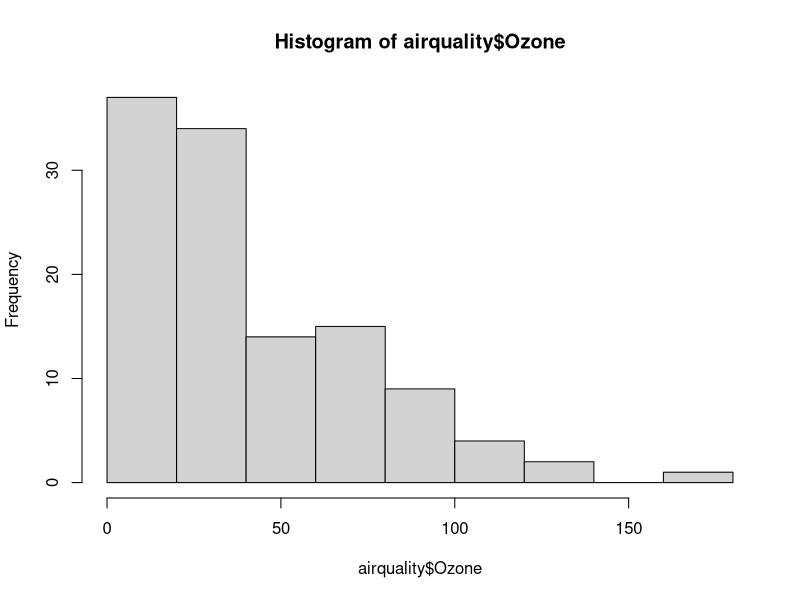
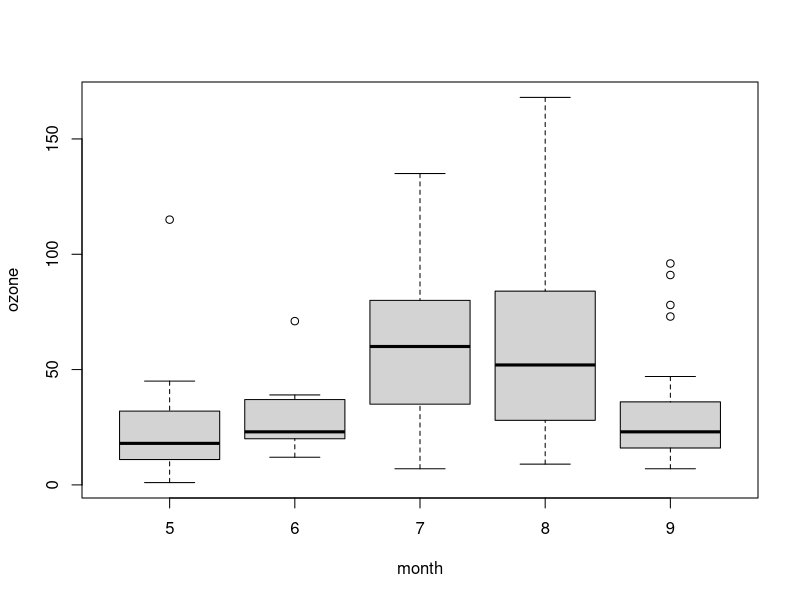
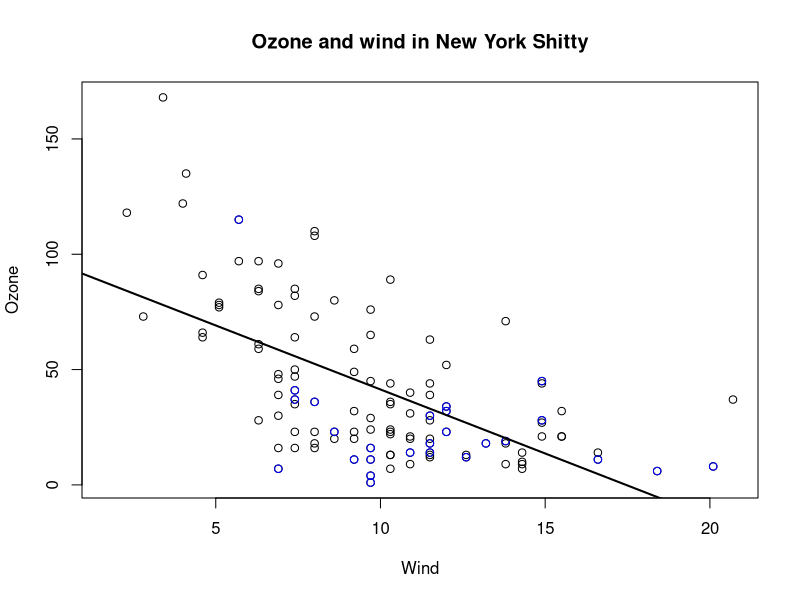

Here is the R script that generated these plots, in order:
# ***********************Base plots***********************
# plot() and hist() basically initialize the graph system
library(datasets)
hist(airquality$Ozone)
# boxplot() helps to make boxplots
airquality <- transform(airquality, Month = factor(Month))
boxplot(Ozone ~ Month, airquality, xlab = "month", ylab = "ozone")

# par() function specifies global graphics parameters
# Some important base graphics parameters
# + pch: plotting symbol
# + lty: Line type
# + lwd: Line width
# + col: plotting color
# + xlab: x-axis
# + ylab: y-axis
# + las: orientations of axis
# + bg: background color
# + mar: margin
# + oma: outer margin
# + mfrow: no. of plots per row,col (filled row wise)
# + mfcol: no. of plots per row,col (filled col wise)

# Base plotting functions
# + plot() makes a scatterplot, type = "n" make it without pts which you can add ass you keep working
# + lines() adds lines to a plot
# + text() adds text labels using x,y coordinates
# + title() add annotations to x,y labels
# + mtext() adds arbitary text to the margins
# + axis() adding axis ticks/labels

with(airquality,plot(Wind,Ozone))
title(main = "Ozone and wind in New York Shitty")
# Sunsetting to make specific points specific color
with(subset(airquality, Month == 5), points(Wind,Ozone,col = "blue"))
# adding a refression line
model <- lm(Ozone ~ Wind, airquality)
abline(model, lwd = 2)
# ************************************************************